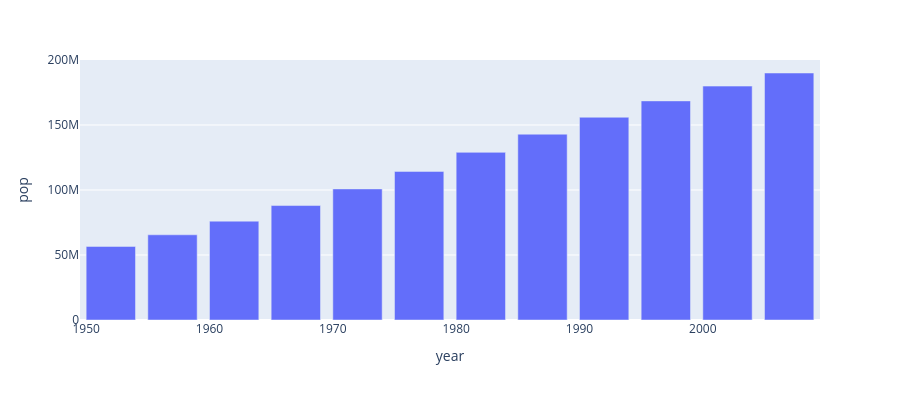

The cell this chart's notebook holds for it:
### Markdown cell above
# Quick Visualizations with Custom Bar Charts

### Code cell
data_brazil = px.data.gapminder().query("country == 'Brazil'")
fig = px.bar(data_brazil, x='year', y='pop', height=400)
fig.show()

### Figure 1 — Plotly figure (JSON) as saved in the notebook; plotly's stock layout.template omitted (floating-point values rounded to 4 significant figures)
{"data": [{"hovertemplate": "year=%{x}<br>pop=%{y}<extra></extra>", "legendgroup": "", "marker": {"color": "#636efa", "pattern": {"shape": ""}}, "name": "", "orientation": "v", "showlegend": false, "textposition": "auto", "type": "bar", "x": [1952, 1957, 1962, 1967, 1972, 1977, 1982, 1987, 1992, 1997, 2002, 2007], "xaxis": "x", "y": [56602560, 65551171, 76039390, 88049823, 100840058, 114313951, 128962939, 142938076, 155975974, 168546719, 179914212, 190010647], "yaxis": "y"}], "layout": {"barmode": "relative", "height": 400, "legend": {"tracegroupgap": 0}, "margin": {"t": 60}, "xaxis": {"anchor": "y", "domain": [0, 1], "title": {"text": "year"}}, "yaxis": {"anchor": "x", "domain": [0, 1], "title": {"text": "pop"}}}}
